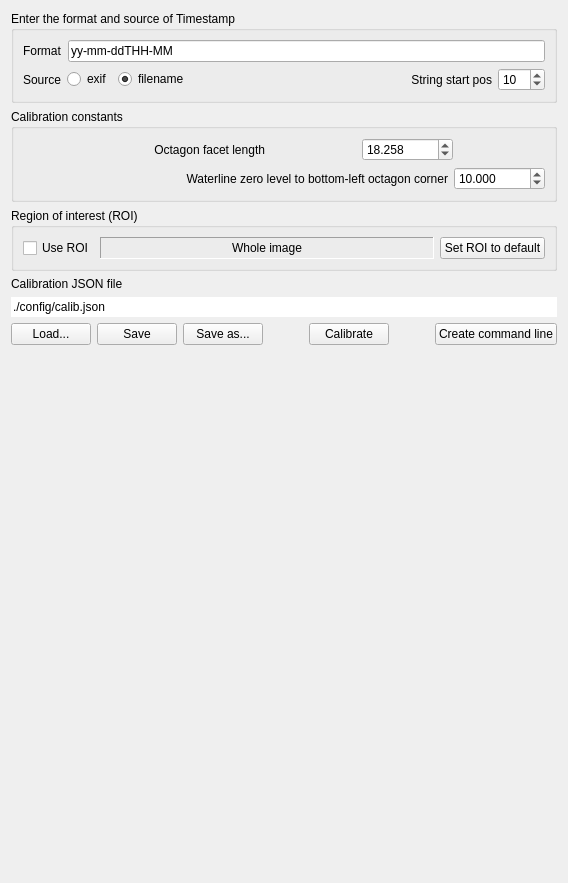
              <widget class="QWidget" name="tab_mainCalibrate">
               <attribute name="title">
                <string>Calibrate</string>
               </attribute>
               <layout class="QVBoxLayout" name="verticalLayout_3">
                <item>
                 <widget class="QGroupBox" name="groupBox_4">
                  <property name="toolTip">
                   <string>&lt;html&gt;&lt;head/&gt;&lt;body&gt;&lt;p&gt;Exif timestamp can be viewed by clicking the &amp;quot;Show metadata&amp;quot; button on the main viewer screen. If extracting Timestamp from filenames, the String start position must be set to the location of the first digit of the timestamp relative to the left side of the filename.&lt;/p&gt;&lt;/body&gt;&lt;/html&gt;</string>
                  </property>
                  <property name="title">
                   <string>Enter the format and source of Timestamp</string>
                  </property>
                  <layout class="QVBoxLayout" name="verticalLayout_15">
                   <item>
                    <layout class="QHBoxLayout" name="horizontalLayout_20">
                     <item>
                      <widget class="QLabel" name="label_6">
                       <property name="sizePolicy">
                        <sizepolicy hsizetype="Fixed" vsizetype="Preferred">
                         <horstretch>0</horstretch>
                         <verstretch>0</verstretch>
                        </sizepolicy>
                       </property>
                       <property name="text">
                        <string>Format</string>
                       </property>
                      </widget>
                     </item>
                     <item>
                      <widget class="QLineEdit" name="lineEdit_timestampFormat">
                       <property name="sizePolicy">
                        <sizepolicy hsizetype="MinimumExpanding" vsizetype="Fixed">
                         <horstretch>0</horstretch>
                         <verstretch>0</verstretch>
                        </sizepolicy>
                       </property>
                       <property name="toolTip">
                        <string>&lt;html&gt;&lt;head/&gt;&lt;body&gt;&lt;p&gt;Time format placeholder characters:&lt;br/&gt;yyyy=year mm=month dd=day&lt;br/&gt;HH=hour MM=minute SS=second&lt;br/&gt;If a placeholder is missing it is assumed to be 0&lt;/p&gt;&lt;/body&gt;&lt;/html&gt;</string>
                       </property>
                       <property name="text">
                        <string>yy-mm-ddTHH-MM</string>
                       </property>
                      </widget>
                     </item>
                    </layout>
                   </item>
                   <item>
                    <layout class="QHBoxLayout" name="horizontalLayout_16">
                     <item>
                      <widget class="QLabel" name="label_8">
                       <property name="sizePolicy">
                        <sizepolicy hsizetype="Fixed" vsizetype="Preferred">
                         <horstretch>0</horstretch>
                         <verstretch>0</verstretch>
                        </sizepolicy>
                       </property>
                       <property name="text">
                        <string>Source</string>
                       </property>
                      </widget>
                     </item>
                     <item>
                      <widget class="QRadioButton" name="radioButton_dateTimeInEXIF">
                       <property name="sizePolicy">
                        <sizepolicy hsizetype="Fixed" vsizetype="Fixed">
                         <horstretch>0</horstretch>
                         <verstretch>0</verstretch>
                        </sizepolicy>
                       </property>
                       <property name="text">
                        <string>exif</string>
                       </property>
                      </widget>
                     </item>
                     <item>
                      <widget class="QRadioButton" name="radioButton_dateTimeInFilename">
                       <property name="sizePolicy">
                        <sizepolicy hsizetype="Fixed" vsizetype="Fixed">
                         <horstretch>0</horstretch>
                         <verstretch>0</verstretch>
                        </sizepolicy>
                       </property>
                       <property name="text">
                        <string>filename</string>
                       </property>
                       <property name="checked">
                        <bool>true</bool>
                       </property>
                      </widget>
                     </item>
                     <item>
                      <spacer name="horizontalSpacer_5">
                       <property name="orientation">
                        <enum>Qt::Orientation::Horizontal</enum>
                       </property>
                       <property name="sizeType">
                        <enum>QSizePolicy::Policy::MinimumExpanding</enum>
                       </property>
                       <property name="sizeHint" stdset="0">
                        <size>
                         <width>40</width>
                         <height>20</height>
                        </size>
                       </property>
                      </spacer>
                     </item>
                     <item>
                      <widget class="QLabel" name="label_7">
                       <property name="sizePolicy">
                        <sizepolicy hsizetype="Fixed" vsizetype="Preferred">
                         <horstretch>0</horstretch>
                         <verstretch>0</verstretch>
                        </sizepolicy>
                       </property>
                       <property name="toolTip">
                        <string>Filename time string start position</string>
                       </property>
                       <property name="text">
                        <string>String start pos</string>
                       </property>
                       <property name="alignment">
                        <set>Qt::AlignmentFlag::AlignRight|Qt::AlignmentFlag::AlignTrailing|Qt::AlignmentFlag::AlignVCenter</set>
                       </property>
                      </widget>
                     </item>
                     <item>
                      <widget class="QSpinBox" name="spinBox_timeStringPosZero">
                       <property name="sizePolicy">
                        <sizepolicy hsizetype="Fixed" vsizetype="Minimum">
                         <horstretch>0</horstretch>
                         <verstretch>0</verstretch>
                        </sizepolicy>
                       </property>
                       <property name="toolTip">
                        <string>Filename time string start position</string>
                       </property>
                       <property name="maximum">
                        <number>256</number>
                       </property>
                       <property name="value">
                        <number>10</number>
                       </property>
                      </widget>
                     </item>
                    </layout>
                   </item>
                  </layout>
                 </widget>
                </item>
                <item>
                 <widget class="QGroupBox" name="groupBox_calibOctagon">
                  <property name="font">
                   <font>
                    <pointsize>9</pointsize>
                   </font>
                  </property>
                  <property name="title">
                   <string>Calibration constants</string>
                  </property>
                  <layout class="QVBoxLayout" name="verticalLayout_14">
                   <item>
                    <layout class="QHBoxLayout" name="horizontalLayout_27">
                     <item>
                      <spacer name="horizontalSpacer_14">
                       <property name="orientation">
                        <enum>Qt::Orientation::Horizontal</enum>
                       </property>
                       <property name="sizeType">
                        <enum>QSizePolicy::Policy::Preferred</enum>
                       </property>
                       <property name="sizeHint" stdset="0">
                        <size>
                         <width>40</width>
                         <height>20</height>
                        </size>
                       </property>
                      </spacer>
                     </item>
                     <item>
                      <widget class="QLabel" name="label_10">
                       <property name="sizePolicy">
                        <sizepolicy hsizetype="Fixed" vsizetype="Preferred">
                         <horstretch>0</horstretch>
                         <verstretch>0</verstretch>
                        </sizepolicy>
                       </property>
                       <property name="text">
                        <string>Octagon facet length</string>
                       </property>
                       <property name="alignment">
                        <set>Qt::AlignmentFlag::AlignRight|Qt::AlignmentFlag::AlignTrailing|Qt::AlignmentFlag::AlignVCenter</set>
                       </property>
                      </widget>
                     </item>
                     <item>
                      <widget class="QDoubleSpinBox" name="doubleSpinBox_octagonFacetLength">
                       <property name="enabled">
                        <bool>true</bool>
                       </property>
                       <property name="sizePolicy">
                        <sizepolicy hsizetype="Fixed" vsizetype="Fixed">
                         <horstretch>0</horstretch>
                         <verstretch>0</verstretch>
                        </sizepolicy>
                       </property>
                       <property name="font">
                        <font>
                         <pointsize>9</pointsize>
                        </font>
                       </property>
                       <property name="decimals">
                        <number>3</number>
                       </property>
                       <property name="minimum">
                        <double>0.000000000000000</double>
                       </property>
                       <property name="maximum">
                        <double>99999999.000000000000000</double>
                       </property>
                       <property name="value">
                        <double>18.257999999999999</double>
                       </property>
                      </widget>
                     </item>
                    </layout>
                   </item>
                   <item>
                    <layout class="QHBoxLayout" name="horizontalLayout_18">
                     <item>
                      <spacer name="horizontalSpacer_15">
                       <property name="orientation">
                        <enum>Qt::Orientation::Horizontal</enum>
                       </property>
                       <property name="sizeHint" stdset="0">
                        <size>
                         <width>40</width>
                         <height>20</height>
                        </size>
                       </property>
                      </spacer>
                     </item>
                     <item>
                      <widget class="QLabel" name="label_20">
                       <property name="sizePolicy">
                        <sizepolicy hsizetype="Fixed" vsizetype="Preferred">
                         <horstretch>0</horstretch>
                         <verstretch>0</verstretch>
                        </sizepolicy>
                       </property>
                       <property name="font">
                        <font>
                         <pointsize>9</pointsize>
                        </font>
                       </property>
                       <property name="text">
                        <string>Waterline zero level to bottom-left octagon corner</string>
                       </property>
                       <property name="alignment">
                        <set>Qt::AlignmentFlag::AlignRight|Qt::AlignmentFlag::AlignTrailing|Qt::AlignmentFlag::AlignVCenter</set>
                       </property>
                      </widget>
                     </item>
                     <item>
                      <widget class="QDoubleSpinBox" name="doubleSpinBox_octagonZeroOffset">
                       <property name="enabled">
                        <bool>true</bool>
                       </property>
                       <property name="sizePolicy">
                        <sizepolicy hsizetype="Fixed" vsizetype="Fixed">
                         <horstretch>0</horstretch>
                         <verstretch>0</verstretch>
                        </sizepolicy>
                       </property>
                       <property name="font">
                        <font>
                         <pointsize>9</pointsize>
                        </font>
                       </property>
                       <property name="decimals">
                        <number>3</number>
                       </property>
                       <property name="minimum">
                        <double>0.000000000000000</double>
                       </property>
                       <property name="maximum">
                        <double>99999999.000000000000000</double>
                       </property>
                       <property name="value">
                        <double>10.000000000000000</double>
                       </property>
                      </widget>
                     </item>
                    </layout>
                   </item>
                  </layout>
                 </widget>
                </item>
                <item>
                 <widget class="QGroupBox" name="groupBox_2">
                  <property name="sizePolicy">
                   <sizepolicy hsizetype="Preferred" vsizetype="Preferred">
                    <horstretch>0</horstretch>
                    <verstretch>0</verstretch>
                   </sizepolicy>
                  </property>
                  <property name="title">
                   <string>Region of interest (ROI)</string>
                  </property>
                  <layout class="QVBoxLayout" name="verticalLayout_12">
                   <item>
                    <layout class="QHBoxLayout" name="horizontalLayout_28">
                     <item>
                      <widget class="QCheckBox" name="checkBox_calibSearchROI">
                       <property name="sizePolicy">
                        <sizepolicy hsizetype="Fixed" vsizetype="Fixed">
                         <horstretch>0</horstretch>
                         <verstretch>0</verstretch>
                        </sizepolicy>
                       </property>
                       <property name="font">
                        <font>
                         <pointsize>9</pointsize>
                        </font>
                       </property>
                       <property name="toolTip">
                        <string>Search only currently specified region of interest (ROI)</string>
                       </property>
                       <property name="text">
                        <string>Use ROI</string>
                       </property>
                      </widget>
                     </item>
                     <item>
                      <widget class="QLabel" name="label_calibCurrentROI">
                       <property name="sizePolicy">
                        <sizepolicy hsizetype="Preferred" vsizetype="Preferred">
                         <horstretch>1</horstretch>
                         <verstretch>0</verstretch>
                        </sizepolicy>
                       </property>
                       <property name="font">
                        <font>
                         <pointsize>9</pointsize>
                        </font>
                       </property>
                       <property name="frameShape">
                        <enum>QFrame::Shape::Panel</enum>
                       </property>
                       <property name="frameShadow">
                        <enum>QFrame::Shadow::Sunken</enum>
                       </property>
                       <property name="text">
                        <string>Whole image</string>
                       </property>
                       <property name="alignment">
                        <set>Qt::AlignmentFlag::AlignCenter</set>
                       </property>
                      </widget>
                     </item>
                     <item>
                      <widget class="QPushButton" name="pushButton_resetSearchRegion">
                       <property name="enabled">
                        <bool>true</bool>
                       </property>
                       <property name="sizePolicy">
                        <sizepolicy hsizetype="Minimum" vsizetype="Fixed">
                         <horstretch>0</horstretch>
                         <verstretch>0</verstretch>
                        </sizepolicy>
                       </property>
                       <property name="font">
                        <font>
                         <pointsize>9</pointsize>
                        </font>
                       </property>
                       <property name="toolTip">
                        <string>Resets the calibration search region so that it is visible in the current field of view</string>
                       </property>
                       <property name="text">
                        <string>Set ROI to default</string>
                       </property>
                      </widget>
                     </item>
                    </layout>
                   </item>
                  </layout>
                 </widget>
                </item>
                <item>
                 <widget class="QLabel" name="label_calibStatus">
                  <property name="text">
                   <string>Calibration JSON file</string>
                  </property>
                 </widget>
                </item>
                <item>
                 <layout class="QHBoxLayout" name="horizontalLayout_22">
                  <item>
                   <widget class="QLineEdit" name="lineEdit_calibVisionResult_json">
                    <property name="sizePolicy">
                     <sizepolicy hsizetype="Preferred" vsizetype="Fixed">
                      <horstretch>0</horstretch>
                      <verstretch>0</verstretch>
                     </sizepolicy>
                    </property>
                    <property name="toolTip">
                     <string>Current image folder</string>
                    </property>
                    <property name="text">
                     <string>./config/calib.json</string>
                    </property>
                    <property name="frame">
                     <bool>false</bool>
                    </property>
                    <property name="readOnly">
                     <bool>true</bool>
                    </property>
                    <property name="clearButtonEnabled">
                     <bool>false</bool>
                    </property>
                   </widget>
                  </item>
                 </layout>
                </item>
                <item>
                 <layout class="QHBoxLayout" name="horizontalLayout_12">
                  <item>
                   <widget class="QPushButton" name="pushButton_visionCalibrateLoad">
                    <property name="sizePolicy">
                     <sizepolicy hsizetype="Fixed" vsizetype="Fixed">
                      <horstretch>0</horstretch>
                      <verstretch>0</verstretch>
                     </sizepolicy>
                    </property>
                    <property name="text">
                     <string>Load...</string>
                    </property>
                   </widget>
                  </item>
                  <item>
                   <widget class="QPushButton" name="pushButton_visionCalibrateSave">
                    <property name="sizePolicy">
                     <sizepolicy hsizetype="Fixed" vsizetype="Fixed">
                      <horstretch>0</horstretch>
                      <verstretch>0</verstretch>
                     </sizepolicy>
                    </property>
                    <property name="text">
                     <string>Save</string>
                    </property>
                   </widget>
                  </item>
                  <item>
                   <widget class="QPushButton" name="pushButton_visionCalibrateSaveAs">
                    <property name="sizePolicy">
                     <sizepolicy hsizetype="Fixed" vsizetype="Fixed">
                      <horstretch>0</horstretch>
                      <verstretch>0</verstretch>
                     </sizepolicy>
                    </property>
                    <property name="text">
                     <string>Save as...</string>
                    </property>
                   </widget>
                  </item>
                  <item>
                   <spacer name="horizontalSpacer_11">
                    <property name="orientation">
                     <enum>Qt::Orientation::Horizontal</enum>
                    </property>
                    <property name="sizeType">
                     <enum>QSizePolicy::Policy::Preferred</enum>
                    </property>
                    <property name="sizeHint" stdset="0">
                     <size>
                      <width>40</width>
                      <height>20</height>
                     </size>
                    </property>
                   </spacer>
                  </item>
                  <item>
                   <widget class="QPushButton" name="pushButton_visionCalibrate">
                    <property name="sizePolicy">
                     <sizepolicy hsizetype="Fixed" vsizetype="Fixed">
                      <horstretch>0</horstretch>
                      <verstretch>0</verstretch>
                     </sizepolicy>
                    </property>
                    <property name="text">
                     <string>Calibrate</string>
                    </property>
                   </widget>
                  </item>
                  <item>
                   <spacer name="horizontalSpacer_9">
                    <property name="orientation">
                     <enum>Qt::Orientation::Horizontal</enum>
                    </property>
                    <property name="sizeType">
                     <enum>QSizePolicy::Policy::Preferred</enum>
                    </property>
                    <property name="sizeHint" stdset="0">
                     <size>
                      <width>40</width>
                      <height>20</height>
                     </size>
                    </property>
                   </spacer>
                  </item>
                  <item>
                   <widget class="QPushButton" name="pushButton_createCalibCommandLine">
                    <property name="toolTip">
                     <string>Only works for octagon calibration</string>
                    </property>
                    <property name="text">
                     <string>Create command line</string>
                    </property>
                   </widget>
                  </item>
                 </layout>
                </item>
                <item>
                 <spacer name="verticalSpacer_4">
                  <property name="orientation">
                   <enum>Qt::Orientation::Vertical</enum>
                  </property>
                  <property name="sizeHint" stdset="0">
                   <size>
                    <width>20</width>
                    <height>527</height>
                   </size>
                  </property>
                 </spacer>
                </item>
               </layout>
              </widget>
